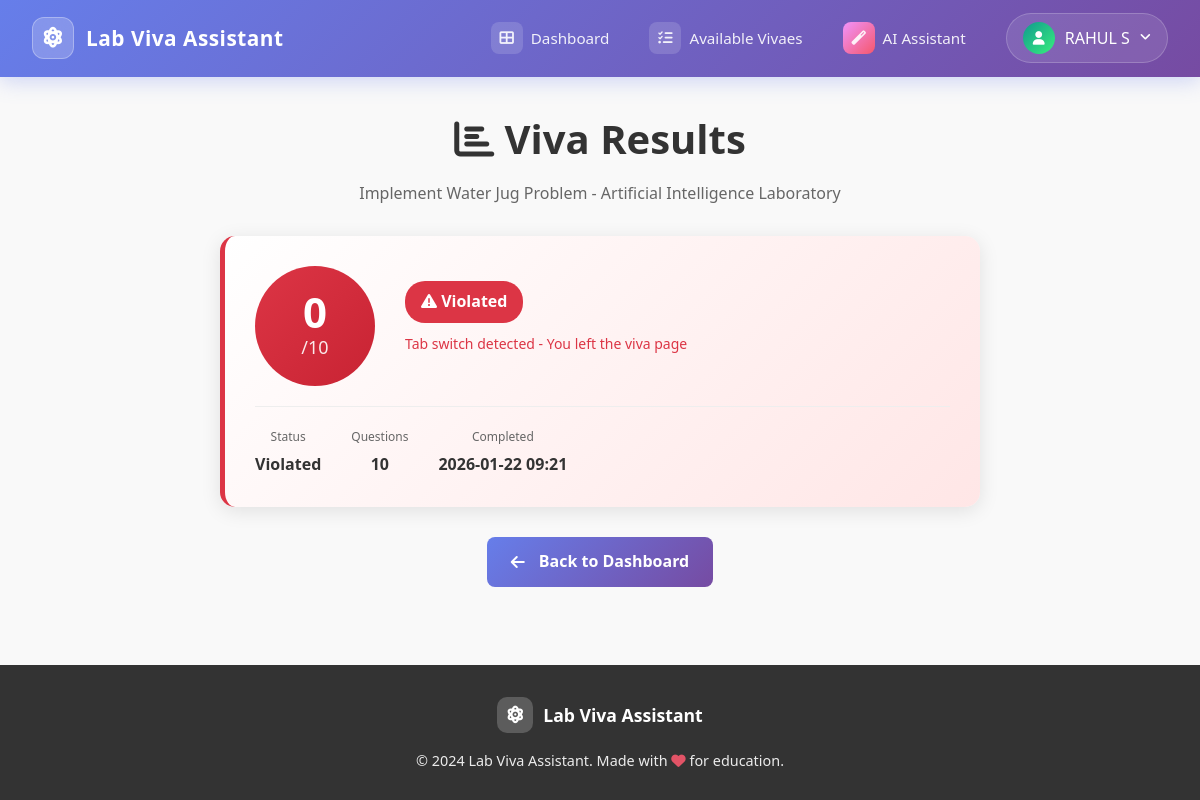
Screenshot of /student/viva/marks/1 (signed in) with the database file from the repository.
### models/user.py (models this page shows, shortened)
class User(UserMixin, db.Model):
    __tablename__ = 'users'
    id = db.Column(db.Integer, primary_key=True)
    name = db.Column(db.String(255), nullable=False)
    email = db.Column(db.String(255), unique=True, nullable=False, index=True)
    password_hash = db.Column(db.String(255), nullable=False)
    roll_number = db.Column(db.String(50), nullable=False, index=True)
    role = db.Column(db.String(20), nullable=False)  # 'student' or 'teacher'
    is_active = db.Column(db.Boolean, default=True)
    created_at = db.Column(db.DateTime, default=datetime.utcnow)
    updated_at = db.Column(db.DateTime, default=datetime.utcnow, onupdate=datetime.utcnow)
    designation = db.Column(db.String(100))  # e.g., 'Assistant Professor'
    department = db.Column(db.String(100))
    years_handling = db.Column(db.JSON, default=[])  # e.g., ['II', 'III', 'IV']
    viva_sessions = db.relationship('VivaSession', backref='student', lazy=True, foreign_keys='VivaSession.student_id')
    schedules = db.relationship('VivaSchedule', backref='teacher', lazy=True, foreign_keys='VivaSchedule.teacher_id')
    teacher_subjects = db.relationship('TeacherSubject', backref='teacher', lazy=True, foreign_keys='TeacherSubject.teacher_id')

class Experiment(db.Model):
    __tablename__ = 'experiments'
    id = db.Column(db.Integer, primary_key=True)
    lab_config_id = db.Column(db.Integer, db.ForeignKey('lab_configs.id'), nullable=False)
    experiment_no = db.Column(db.Integer, nullable=False)  # 1-10
    title = db.Column(db.String(255), nullable=False)
    description = db.Column(db.Text)
    materials_text = db.Column(db.Text)  # Experiment-specific materials
    total_marks = db.Column(db.Integer, default=10)  # 10 MCQs x 1 mark each
    duration_minutes = db.Column(db.Integer, default=15)
    created_at = db.Column(db.DateTime, default=datetime.utcnow)
    schedules = db.relationship('VivaSchedule', backref='experiment', lazy=True, cascade='all, delete-orphan')
    viva_sessions = db.relationship('VivaSession', backref='experiment', lazy=True, cascade='all, delete-orphan')
    __table_args__ = (
        db.UniqueConstraint('lab_config_id', 'experiment_no', name='unique_experiment'),
    )

class LabConfig(db.Model):
    __tablename__ = 'lab_configs'
    id = db.Column(db.Integer, primary_key=True)
    subject_id = db.Column(db.Integer, db.ForeignKey('subjects.id'), nullable=False)
    lab_name = db.Column(db.String(255), nullable=False)
    description = db.Column(db.Text)
    total_experiments = db.Column(db.Integer, default=10)  # Number of experiments in lab
    materials_text = db.Column(db.Text)  # Lab materials for context
    created_at = db.Column(db.DateTime, default=datetime.utcnow)
    experiments = db.relationship('Experiment', backref='lab_config', lazy=True, cascade='all, delete-orphan', order_by='Experiment.experiment_no')

class VivaSession(db.Model):
    __tablename__ = 'viva_sessions'
    id = db.Column(db.Integer, primary_key=True)
    student_id = db.Column(db.Integer, db.ForeignKey('users.id'), nullable=False)
    schedule_id = db.Column(db.Integer, db.ForeignKey('viva_schedules.id'), nullable=False)
    experiment_id = db.Column(db.Integer, db.ForeignKey('experiments.id'), nullable=False)
    status = db.Column(db.String(20), default='scheduled')  # scheduled, in_progress, completed, violated
    total_marks = db.Column(db.Integer, default=10)  # 10 MCQs x 1 mark
    obtained_marks = db.Column(db.Integer, default=0)
    generated_questions = db.Column(db.JSON, default=[])
    violation_detected = db.Column(db.Boolean, default=False)
    violation_reason = db.Column(db.String(255))
    violation_count = db.Column(db.Integer, default=0)
    started_at = db.Column(db.DateTime)
    completed_at = db.Column(db.DateTime)
    created_at = db.Column(db.DateTime, default=datetime.utcnow)
    answers = db.relationship('StudentAnswer', backref='viva_session', lazy=True, cascade='all, delete-orphan')

### routes/student_routes.py (the view)
@student_bp.route('/viva/marks/<int:viva_id>')
@login_required
@student_required
def view_marks(viva_id):
    viva = VivaSession.query.get_or_404(viva_id)
    if viva.student_id != current_user.id:
        flash('You do not have permission to access this viva.', 'danger')
        return redirect(url_for('student.dashboard'))
    answers = (
        StudentAnswer.query
        .filter_by(viva_session_id=viva_id)
        .order_by(StudentAnswer.question_number)
        .all()
    )
    return render_template('student/view_marks.html',
                         viva=viva,
                         answers=answers)

### models/user.py (called while the page is built)
@login_manager.user_loader
def load_user(user_id):
    return User.query.get(int(user_id))

### routes/student_routes.py (called while the page is built)
def student_required(f):
    @wraps(f)
    def decorated_function(*args, **kwargs):
        if not current_user.is_authenticated or current_user.role != 'student':
            flash('You do not have permission to access this page.', 'danger')
            return redirect(url_for('auth.login')), 403
        return f(*args, **kwargs)
    return decorated_function

### templates/student/view_marks.html (shortened to what this page needs)
{% extends "base.html" %}
{% block content %}
<div class="results-container">
    <div class="results-header">
        <h1><i class="fas fa-chart-bar"></i> Viva Results</h1>
        <p class="subtitle">{{ viva.experiment.title }} - {{ viva.experiment.lab_config.lab_name }}</p>
    </div>
    <div class="score-card {% if viva.status == 'violated' %}violated{% elif viva.obtained_marks >= 7 %}excellent{% elif viva.obtained_marks >= 5 %}good{% else %}needs-improvement{% endif %}">
        <div class="score-main">
            <div class="score-circle">
                <span class="score-value">{{ viva.obtained_marks }}</span>
                <span class="score-total">/{{ viva.total_marks }}</span>
            </div>
            <div class="score-label">
                {% if viva.status == 'violated' %}
                    <span class="status-badge violated"><i class="fas fa-exclamation-triangle"></i> Violated</span>
                    <p class="violation-reason">{{ viva.violation_reason or 'Anti-cheat violation detected' }}</p>
                {% elif viva.obtained_marks >= 7 %}
                    <span class="status-badge excellent"><i class="fas fa-star"></i> Excellent!</span>
                {% elif viva.obtained_marks >= 5 %}
                    <span class="status-badge good"><i class="fas fa-thumbs-up"></i> Good Job!</span>
                {% else %}
                    <span class="status-badge needs-improvement"><i class="fas fa-book"></i> Keep Practicing</span>
                {% endif %}
            </div>
        </div>
        <div class="score-details">
            <div class="detail-item">
                <span class="detail-label">Status</span>
                <span class="detail-value">{{ viva.status|capitalize }}</span>
            </div>
            <div class="detail-item">
                <span class="detail-label">Questions</span>
                <span class="detail-value">{{ viva.generated_questions|length if viva.generated_questions else 10 }}</span>
            </div>
            <div class="detail-item">
                <span class="detail-label">Completed</span>
                <span class="detail-value">{{ viva.completed_at.strftime('%Y-%m-%d %H:%M') if viva.completed_at else 'N/A' }}</span>
            </div>
        </div>
    </div>
    <div class="actions">
        <a href="{{ url_for('student.dashboard') }}" class="btn btn-primary">
            <i class="fas fa-arrow-left"></i> Back to Dashboard
        </a>
    </div>
</div>
{% endblock %}

### templates/base.html (shortened to what this page needs)
<!DOCTYPE html>
<html lang="en">
<head>
    <link rel="stylesheet" href="{{ url_for('static', filename='css/style.css') }}">
    <link href="https://cdnjs.cloudflare.com/ajax/libs/font-awesome/6.4.0/css/all.min.css" rel="stylesheet">
</head>
<body>
    <nav class="navbar">
        <div class="nav-container">
            <a href="/" class="navbar-brand">
                <span class="brand-icon"><i class="fas fa-atom fa-spin-hover"></i></span>
                <span class="brand-text">Lab Viva Assistant</span>
            </a>
            <ul class="nav-menu">
                {% if current_user.is_authenticated %}
                {% if current_user.role == 'student' %}
                <li><a href="{{ url_for('student.dashboard') }}" class="nav-link">
                        <span class="nav-icon"><i class="fas fa-th-large"></i></span>
                        <span>Dashboard</span>
                    </a></li>
                <li><a href="{{ url_for('student.available_vivaes') }}" class="nav-link">
                        <span class="nav-icon"><i class="fas fa-tasks"></i></span>
                        <span>Available Vivaes</span>
                    </a></li>
                <li><a href="{{ url_for('chatbot.chatbot_widget') }}" class="nav-link">
                        <span class="nav-icon ai-icon"><i class="fas fa-magic"></i></span>
                        <span>AI Assistant</span>
                    </a></li>
                {% endif %}
                <li class="user-menu">
                    <a href="#" class="user-dropdown-trigger">
                        <span class="user-avatar"><i class="fas fa-user"></i></span>
                        <span class="user-name">{{ current_user.name }}</span>
                        <i class="fas fa-angle-down dropdown-arrow"></i>
                    </a>
                </li>
                {% endif %}
            </ul>
        </div>
    </nav>
    <main class="container">
        {% block content %}{% endblock %}
    </main>
    <footer class="footer">
        <div class="footer-content">
            <div class="footer-brand">
                <span class="footer-icon"><i class="fas fa-atom"></i></span>
                <span>Lab Viva Assistant</span>
            </div>
            <p>&copy; 2024 Lab Viva Assistant. Made with <i class="fas fa-heart" style="color: #f5576c;"></i> for
                education.</p>
        </div>
    </footer>
</body>
</html>

### static/css/style.css (style rules this page uses)
:root { --primary: linear-gradient(135deg, #667eea 0%, #764ba2 100%); --primary-color: #667eea; --secondary-color: #764ba2; --success: #4caf50; --danger: #f44336; --warning: #ff9800; --info: #2196f3; --light: #f5f5f5; --dark: #333; --gray: #666; --border: #ddd; --font-main: 'Segoe UI', Tahoma, Geneva, Verdana, sans-serif; --font-mono: 'Courier New', monospace; --transition: all 0.3s ease; --shadow: 0 2px 8px rgba(0, 0, 0, 0.1); --shadow-lg: 0 8px 24px rgba(0, 0, 0, 0.15); }
* { margin: 0; padding: 0; box-sizing: border-box; }
html { scroll-behavior: smooth; }
body { font-family: var(--font-main); background: #f9f9f9; color: var(--dark); line-height: 1.6; }
h1, h2, h3, h4, h5, h6 { font-weight: 600; color: var(--dark); margin-bottom: 0.5rem; }
h1 { font-size: 2.5rem; }
p { margin-bottom: 1rem; }
a { color: var(--primary-color); text-decoration: none; transition: var(--transition); }
.container { max-width: 1200px; margin: 0 auto; padding: 0 20px; }
.navbar { background: linear-gradient(135deg, #667eea 0%, #764ba2 100%); box-shadow: 0 4px 20px rgba(102, 126, 234, 0.3); position: sticky; top: 0; z-index: 100; }
.nav-container { max-width: 1400px; margin: 0 auto; display: flex; justify-content: space-between; align-items: center; padding: 0.8rem 2rem; }
.navbar-brand { display: flex; align-items: center; gap: 12px; text-decoration: none; color: white; font-weight: 700; font-size: 1.3rem; }
.brand-icon { width: 42px; height: 42px; background: rgba(255, 255, 255, 0.2); backdrop-filter: blur(10px); border-radius: 12px; display: flex; align-items: center; justify-content: center; font-size: 1.3rem; color: white; transition: all 0.3s ease; border: 1px solid rgba(255, 255, 255, 0.3); }
.brand-text { color: white; letter-spacing: 0.5px; }
.nav-menu { display: flex; gap: 0.5rem; align-items: center; list-style: none; margin: 0; padding: 0; }
.nav-menu li { list-style: none; }
.nav-link { display: flex; align-items: center; gap: 8px; padding: 0.6rem 1rem; color: rgba(255, 255, 255, 0.9); text-decoration: none; border-radius: 10px; transition: all 0.3s ease; font-weight: 500; font-size: 0.95rem; }
.nav-icon { width: 32px; height: 32px; background: rgba(255, 255, 255, 0.15); border-radius: 8px; display: flex; align-items: center; justify-content: center; font-size: 0.9rem; transition: all 0.3s ease; }
.ai-icon { background: linear-gradient(135deg, #f093fb 0%, #f5576c 100%); animation: pulse-glow 2s ease-in-out infinite; }
.user-menu { position: relative; margin-left: 1rem; }
.user-dropdown-trigger { display: flex; align-items: center; gap: 10px; padding: 0.5rem 1rem; background: rgba(255, 255, 255, 0.1); border-radius: 50px; color: white; text-decoration: none; transition: all 0.3s ease; border: 1px solid rgba(255, 255, 255, 0.2); }
.user-avatar { width: 32px; height: 32px; background: linear-gradient(135deg, #11998e 0%, #38ef7d 100%); border-radius: 50%; display: flex; align-items: center; justify-content: center; font-size: 0.85rem; color: white; }
.user-name { font-weight: 500; max-width: 120px; overflow: hidden; text-overflow: ellipsis; white-space: nowrap; }
.dropdown-arrow { font-size: 0.8rem; transition: transform 0.3s ease; }
.btn { display: inline-block; padding: 0.75rem 1.5rem; border: none; border-radius: 6px; cursor: pointer; font-weight: 600; text-decoration: none; transition: var(--transition); text-align: center; font-family: inherit; }
.btn-primary { background: var(--primary); color: white; }
.btn i { margin-right: 6px; }
.footer { background: linear-gradient(135deg, #667eea 0%, #764ba2 100%); color: white; padding: 2rem 0; margin-top: 3rem; }
.footer-content { max-width: 1200px; margin: 0 auto; padding: 0 20px; text-align: center; }
.footer-brand { display: flex; align-items: center; justify-content: center; gap: 10px; margin-bottom: 1rem; font-weight: 600; font-size: 1.1rem; }
.footer-icon { width: 36px; height: 36px; background: rgba(255, 255, 255, 0.2); border-radius: 10px; display: flex; align-items: center; justify-content: center; }
.footer p { margin: 0; opacity: 0.9; font-size: 0.9rem; }
.footer p i { animation: heartbeat 1.5s ease-in-out infinite; }
.footer { background: var(--dark); color: white; text-align: center; padding: 2rem 0; margin-top: 3rem; }
.footer p { margin: 0; }

### rows the page displays
User: name "RAHUL S"
Experiment: experiment "Implement Water Jug Problem"
LabConfig: experiment.lab_config.lab_name "Artificial Intelligence Laboratory"
VivaSession: obtained_marks "0", total_marks "10", violation_reason "Tab switch detected - You left the viva page", status "Violated", completed_at "2026-01-22 09:21"

### other values shown
{{ viva.generated_questions|length if viva.generated_questions else 10 }} "10"
